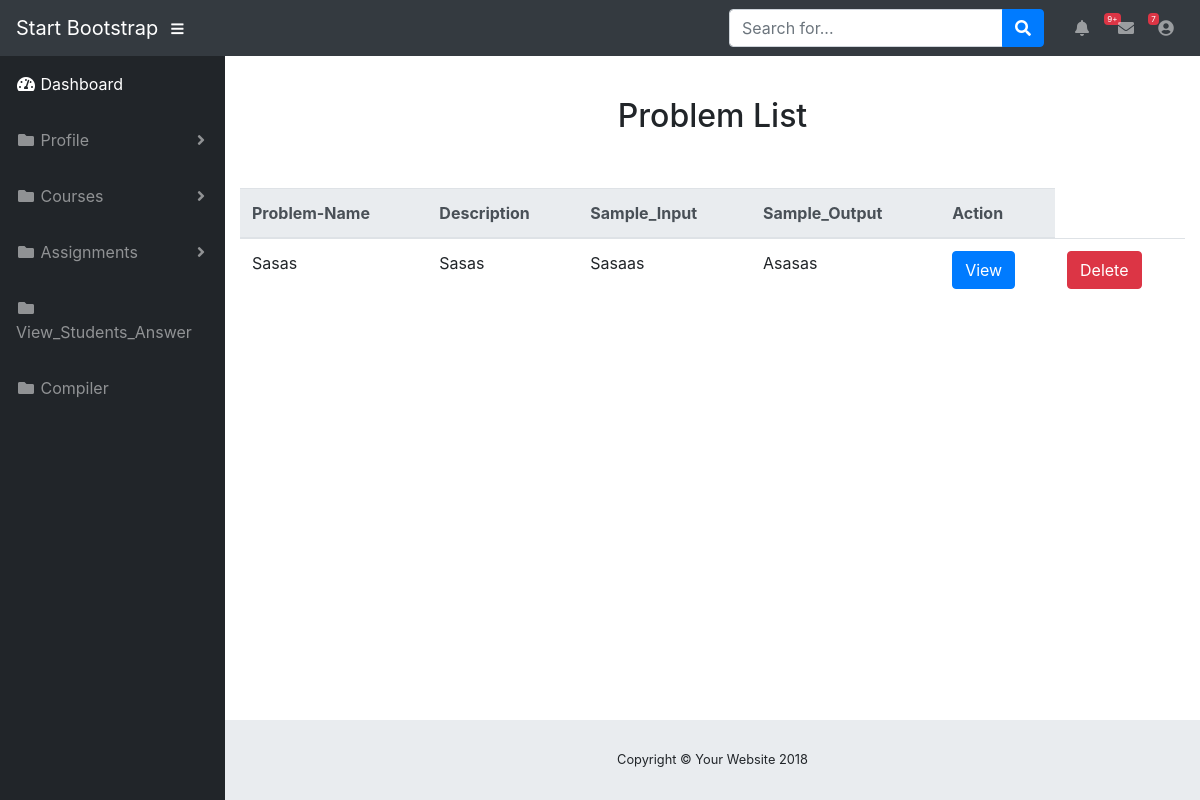
Screenshot of /Teacher/view_assignments.php with the database file from the repository.
### tables this page shows
CREATE TABLE `assignments` (
  `id` int(20) NOT NULL,
  `problem_name` varchar(100) NOT NULL,
  `description` varchar(10000) NOT NULL,
  `sample_input` varchar(255) NOT NULL,
  `sample_output` varchar(255) NOT NULL
);

### Teacher/view_problems_handler.php (the view)
<?php
include "config/connect.php";
             $query = "SELECT * FROM assignments";
             $select_problem = mysqli_query($conn,$query);
             while($row = mysqli_fetch_assoc($select_problem)) {
                $id = $row['id'];
                $problem_name            = $row['problem_name'];
                $description           = $row['description'];
                $sample_input           = $row['sample_input'];
                $sample_output     = $row['sample_output'];
                echo "<tr>";
                echo "<td>$problem_name  </td>";
                echo "<td>$description </td>";
                echo "<td>$sample_input </td>";
                echo "<td>$sample_output  </td>";
                echo "<td><a href='profile_view.php?view=$id'><button type='button' class='btn btn-primary'>View</button></a></td>";
                echo "<td><a data-href='delete.php?id=$id' data-toggle='modal' data-target='#delete'><button  type='button' class='btn btn-ok btn-danger'  >Delete</button></a> </td>";
                echo "</tr>";
            }
?>

### Teacher/dashboard_styles/css/sb-admin.css (style rules this page uses)
html { position: relative; min-height: 100%; }
body { height: 100%; }
:root { --input-padding-x: 0.75rem; --input-padding-y: 0.75rem; }

### rows the page displays
assignments: problem_name "Sasas", description "Sasas", sample_input "Sasaas", sample_output "Asasas"
